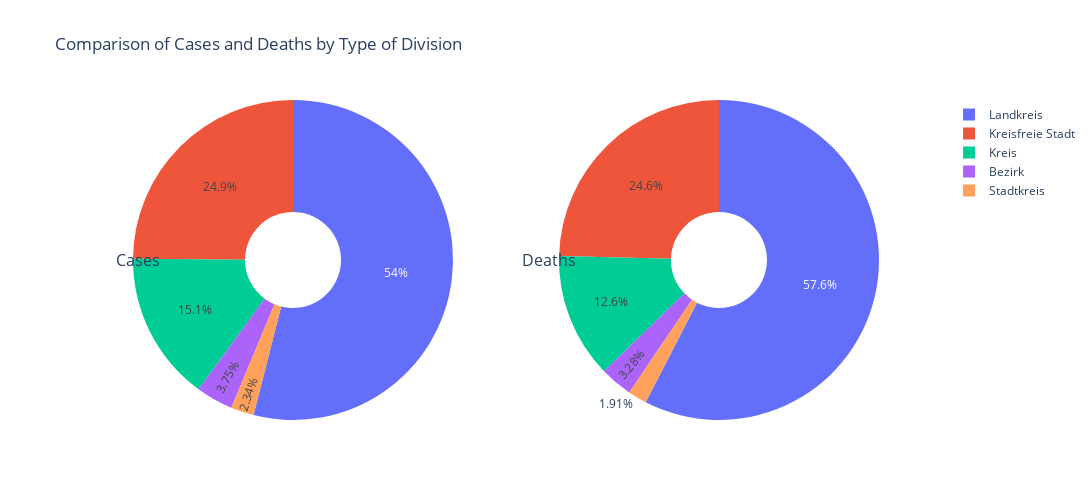

Here is the notebook cell this chart was saved with:
### Code cell
fig1 = px.pie(
    df10,
    names="Type of division",
    values="cases",
    title="Cases by Type of Division",
    hole=0.3,
)

fig2 = px.pie(
    df10,
    names="Type of division",
    values="deaths",
    title="Deaths by Type of Division",
    hole=0.3,
)

fig1.data[0].update(domain=dict(x=[0, 0.5])) 
fig2.data[0].update(domain=dict(x=[0.5, 1]))

fig1.add_traces(fig2.data)

fig1.update_layout(
    title_text="Comparison of Cases and Deaths by Type of Division",
    height = 500,
    width = 1300,
    annotations=[
        dict(text="Cases", x=0.04, y=0.5, showarrow=False, font_size=16),  
        dict(text="Deaths", x=0.55, y=0.5, showarrow=False, font_size=16),  
    ],
)

fig1.show()

### Figure 1 — Plotly figure (JSON) as saved in the notebook; plotly's stock layout.template omitted (floating-point values rounded to 4 significant figures)
{"data": [{"domain": {"x": [0, 0.5], "y": [0, 1]}, "hole": 0.3, "hovertemplate": "Type of division=%{label}<br>cases=%{value}<extra></extra>", "labels": ["Bezirk", "Kreis", "Kreisfreie Stadt", "Landkreis", "Stadtkreis"], "legendgroup": "", "name": "", "showlegend": true, "type": "pie", "values": [1418585, 5695883, 9408958, 20402945, 883253]}, {"domain": {"x": [0.5, 1], "y": [0, 1]}, "hole": 0.3, "hovertemplate": "Type of division=%{label}<br>deaths=%{value}<extra></extra>", "labels": ["Bezirk", "Kreis", "Kreisfreie Stadt", "Landkreis", "Stadtkreis"], "legendgroup": "", "name": "", "showlegend": true, "type": "pie", "values": [5446, 20980, 40833, 95584, 3173]}], "layout": {"annotations": [{"font": {"size": 16}, "showarrow": false, "text": "Cases", "x": 0.04, "y": 0.5}, {"font": {"size": 16}, "showarrow": false, "text": "Deaths", "x": 0.55, "y": 0.5}], "height": 500, "legend": {"tracegroupgap": 0}, "title": {"text": "Comparison of Cases and Deaths by Type of Division"}, "width": 1300}}
